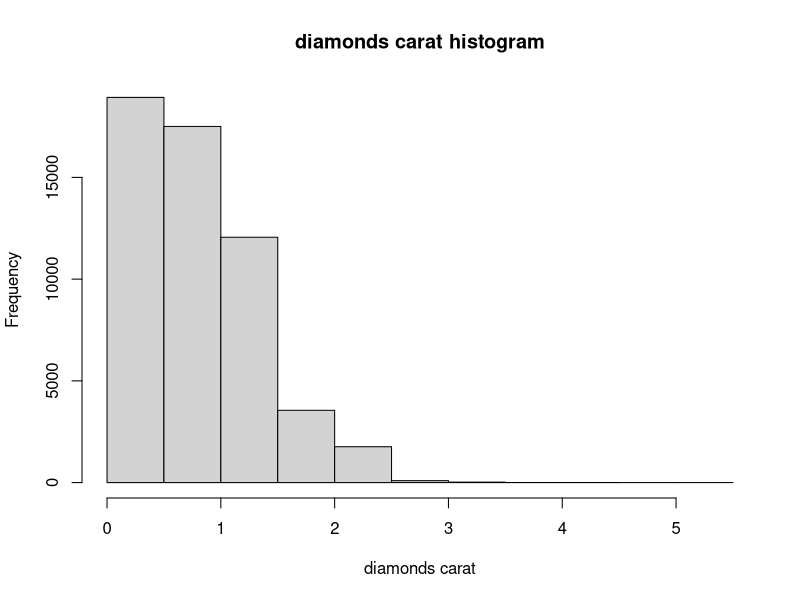
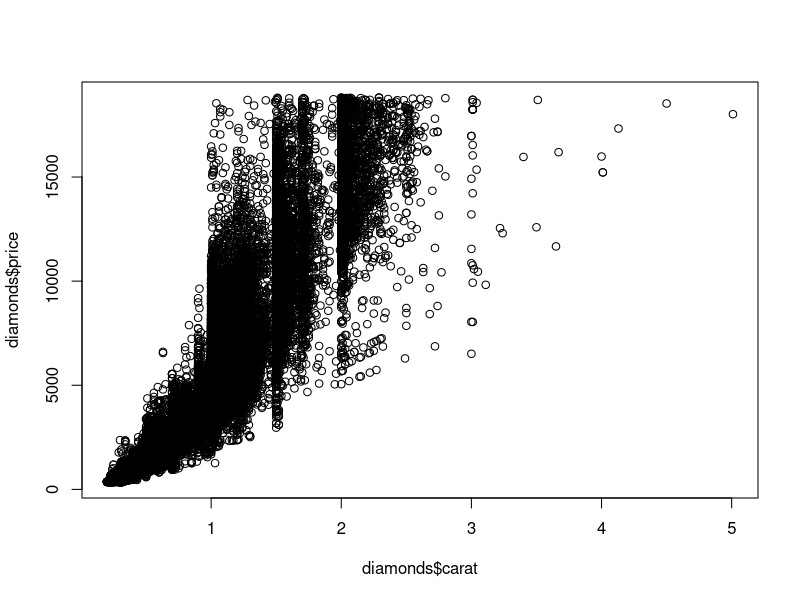
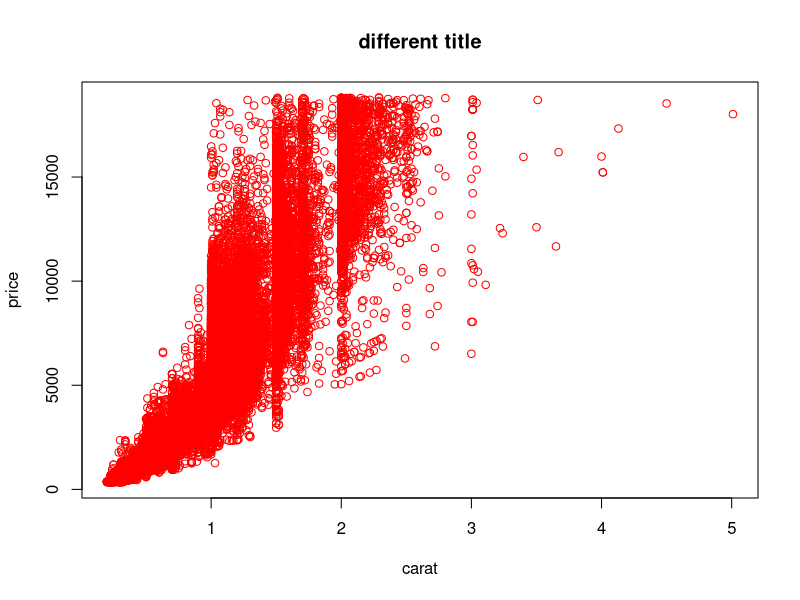
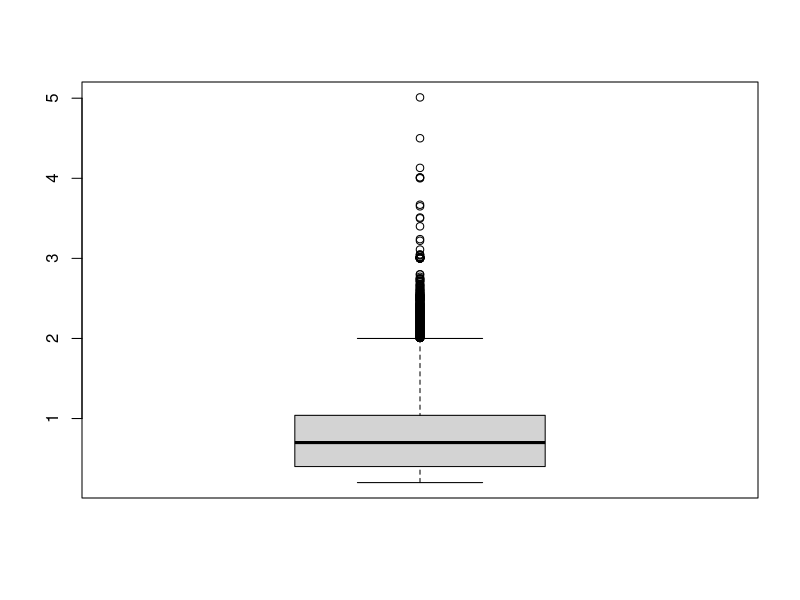

Reproduce these figures in R, in order. (Note: this script raises an error after producing the figures.)
require(ggplot2)
data("diamonds")
head(diamonds)

hist(diamonds$carat, xlab = 'diamonds carat', main = 'diamonds carat histogram')

plot(diamonds$carat, diamonds$price)

plot(price~carat, data = diamonds, col='red', main='different title')

boxplot(diamonds$carat)

# get familiar with ggplot2
require(ggplot2)
ggplot(data)
geom_point
geom_histogram
geom_line
aes(x, y)

ggplot(data) + geom_point(aes(x, y)) 

ggplot(data = diamonds) + geom_histogram(aes(x=carat), bins = 100)

ggplot(data=diamonds) + geom_histogram(aes(x=carat), binwidth = 0.1)

ggplot(data=diamonds) + geom_density(aes(x=carat), fill='grey50')

g <- ggplot(data=diamonds, aes(x=carat, y=price)) + geom_point()

g <- ggplot(data=diamonds, aes(x=carat, y=price))
g + geom_point()

g + geom_point(aes(color=color))

g + geom_point(aes(color=color, shape=cut))

ggplot(diamonds, aes(y=carat, x=cut)) + geom_boxplot()

ggplot(diamonds, aes(y=carat, x=cut)) + geom_violin()

g <- ggplot(diamonds, aes(y=carat, x=cut))
g + geom_point() + geom_violin()

g + geom_violin() + geom_point()

g + geom_jitter() + geom_violin()

head(economics)
require(lubridate)
economics$year <- year(economics$date)
economics$month <- month(economics$date)
economics

econ2000 <- economics[which(economics$year>=2000),]
econ2000
nrow(econ2000)
nrow(economics)
econ2000$month <- month(econ2000$date, label = TRUE)
econ2000

require(scales)

g <- ggplot(econ2000, aes(x=month, y = pop))

a <- g + geom_